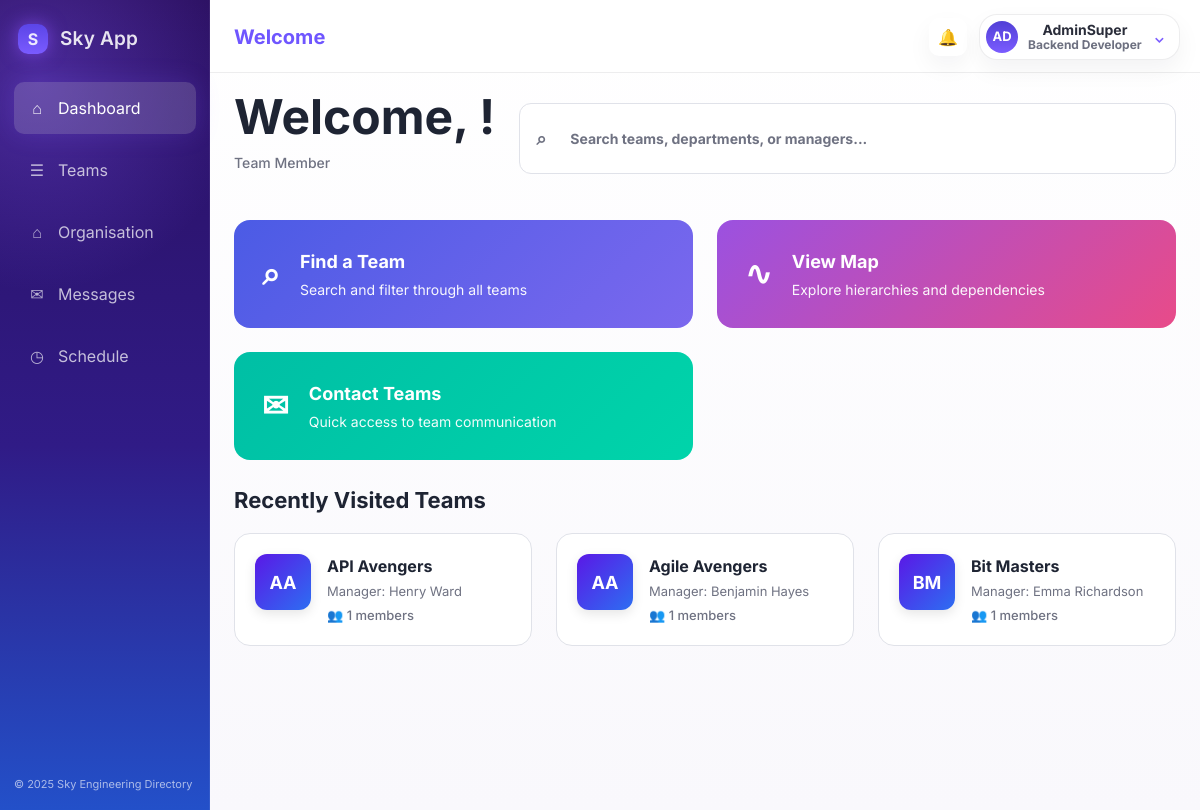
Screenshot of /dashboard/ (signed in) with the database file from the repository.
### accounts/models.py (models this page shows, shortened)
class User(AbstractUser):
    """Primary auth user model for the project."""

### teams/models.py (models this page shows, shortened)
class Teams(models.Model):
    STATUS_ACTIVE = "active"
    STATUS_PAUSED = "paused"
    STATUS_ARCHIVED = "archived"
    STATUS_CHOICES = [
        (STATUS_ACTIVE, "Active"),
        (STATUS_PAUSED, "Paused"),
        (STATUS_ARCHIVED, "Archived"),
    ]
    name = models.CharField(max_length=120, default="New Team")
    slug = models.SlugField(max_length=140, unique=True, null=True, blank=True)
    lead_name = models.CharField(max_length=120, default="Team Lead")
    lead_role = models.CharField(max_length=120, default="Team Lead")
    lead_email = models.EmailField(default="team@sky.com")
    department = models.CharField(max_length=120, default="General")
    department_head = models.CharField(max_length=120, blank=True, null=True)
    location = models.CharField(max_length=120, default="Remote")
    summary = models.TextField(blank=True, default="")
    status = models.CharField(max_length=20, choices=STATUS_CHOICES, default=STATUS_ACTIVE)
    members_count = models.PositiveIntegerField(default=0)
    active_projects = models.PositiveIntegerField(default=0)
    repositories_count = models.PositiveIntegerField(default=0)
    dependencies_count = models.PositiveIntegerField(default=0)
    concurrent_projects_count = models.CharField(
        max_length=20,
        blank=True,
        null=True,
        help_text="Number of concurrent projects (e.g., '6+' or '5')"
    )
    banner_start = models.CharField(max_length=20, default="#d8e6ff")
    banner_end = models.CharField(max_length=20, default="#c2d7ff")
    accent_color = models.CharField(max_length=20, default="#5b45e7")
    accent_soft_color = models.CharField(max_length=20, default="#f3efff")
    profile_gradient_start = models.CharField(max_length=20, default="#5a18e6")
    profile_gradient_end = models.CharField(max_length=20, default="#2d6ef2")
    jira_project_name = models.CharField(max_length=120, blank=True, null=True)
    workstream = models.CharField(max_length=255, blank=True, null=True)
    github_repo_url = models.URLField(blank=True, null=True)
    jira_board_link = models.URLField(blank=True, null=True)
    development_focus_areas = models.TextField(
        blank=True,
        null=True,
        help_text="Comma-separated list of development focus areas"
    )
    key_skills_and_technologies = models.TextField(
        blank=True,
        null=True,
        help_text="Comma-separated list of key skills and technologies"
    )
    dependency_type = models.CharField(max_length=120, blank=True, null=True)
    software_owned_and_evolved = models.TextField(
        blank=True,
        null=True,
        help_text="Software owned and evolved by this team"
    )
    versioning_approaches = models.TextField(blank=True, null=True)
    wiki_search_terms = models.TextField(
        blank=True,
        null=True,
        help_text="Comma-separated search terms for team wiki"
    )
    slack_channels = models.CharField(
        max_length=255,
        blank=True,
        null=True,
        help_text="Comma-separated Slack channel names"
    )
    daily_standup_time_and_link = models.CharField(
        max_length=255,
        blank=True,
        null=True,
        help_text="Daily standup time and meeting link"
    )
    agile_practices = models.TextField(
        blank=True,
        null=True,
        help_text="Agile practices used by the team"
    )
    team_wiki_url = models.URLField(blank=True, null=True)
    contacts = models.JSONField(default=list, blank=True)
    members = models.JSONField(default=list, blank=True)
    repositories = models.JSONField(default=list, blank=True)
    dependencies = models.JSONField(default=list, blank=True)
    dependency_links = models.JSONField(default=list, blank=True)
    quick_links = models.JSONField(default=list, blank=True)
    class Meta:
        db_table = "teams"
        ordering = ["name"]
    @property
    def initials(self) -> str:
        pieces = [part[0] for part in self.name.split() if part]
        if not pieces:
            return "T"
        return "".join(pieces[:2]).upper()

### accounts/views.py (the view, shortened to what this page needs)
# urls.py: path("dashboard/", account_views.dashboard, name="dashboard"),
def dashboard(request):
    from django.db.models import Q
    recent_teams = []
    if hasattr(request.user, 'teammember_profile'):
        team = request.user.teammember_profile.team
        if team:
            recent_teams = [team]
    elif hasattr(request.user, 'teamlead_profile'):
        team = request.user.teamlead_profile.team
        if team:
            recent_teams = [team]
    elif hasattr(request.user, 'departmentmanager_profile'):
        team = request.user.departmentmanager_profile.team
        if team:
            recent_teams = [team]
    if not recent_teams:
        recent_teams = Teams.objects.all()[:3]
    recent_activities = AuditLog.objects.filter(
        action__in=['team_created', 'team_updated', 'member_added', 'dependency_changed']
    ).order_by('-timestamp')[:5]
    activity_icons = {
        'team_created': '✨',
        'team_updated': '📝',
        'member_added': '👥',
        'dependency_changed': '🔗',
        'login': '🔓',
        'logout': '🔒',
    }
    activities_formatted = []
    context = {
        "active_nav": "dashboard",
        "recent_teams": recent_teams,
        "recent_activities": activities_formatted,
    }
    return render(request, "accounts/dashboard.html", context)

### accounts/templates/accounts/dashboard.html (shortened to what this page needs)
{% extends "home/base.html" %}
{% load static %}
{% block extra_scripts %}
<link rel="stylesheet" href="{% static 'Css/pages/dashboard/dashboard.css' %}">
{% endblock %}
{% block content %}
<section class="dashboard-page" data-dashboard>
  <div class="dashboard-header">
    <div>
      <h1 class="dashboard-title">Welcome, {{ user.first_name }}!</h1>
      <p class="dashboard-subtitle">{{ user.profile.role|default:"Team Member" }}</p>
    </div>
    <div class="dashboard-search">
      <label class="dashboard-search-input">
        <span class="dashboard-search-icon">⌕</span>
        <input type="search" placeholder="Search teams, departments, or managers..." data-dashboard-search>
      </label>
    </div>
  </div>
  <div class="dashboard-quick-actions">
    <a href="{% url 'teams:teams_page' %}" class="dashboard-action-card dashboard-action-card--find">
      <div class="dashboard-action-icon">⌕</div>
      <div class="dashboard-action-content">
        <h3>Find a Team</h3>
        <p>Search and filter through all teams</p>
      </div>
    </a>
    <a href="{% url 'org:organisation_page' %}" class="dashboard-action-card dashboard-action-card--map">
      <div class="dashboard-action-icon">∿</div>
      <div class="dashboard-action-content">
        <h3>View Map</h3>
        <p>Explore hierarchies and dependencies</p>
      </div>
    </a>
    <a href="{% url 'messaging:inbox' %}" class="dashboard-action-card dashboard-action-card--contact">
      <div class="dashboard-action-icon">✉</div>
      <div class="dashboard-action-content">
        <h3>Contact Teams</h3>
        <p>Quick access to team communication</p>
      </div>
    </a>
  </div>
  {% if recent_teams %}
  <section class="dashboard-section">
    <div class="dashboard-section-header">
      <h2 class="dashboard-section-title">Recently Visited Teams</h2>
    </div>
    <div class="dashboard-recent-teams-grid">
      {% for team in recent_teams %}
      {% with start=team.profile_gradient_start|default:"#4B5BE5" end=team.profile_gradient_end|default:"#7B68EE" %}
      <div class="dashboard-team-card" data-team-id="{{ team.id }}">
        <div class="dashboard-team-badge" style="background: linear-gradient(135deg, {{ start }} 0%, {{ end }} 100%);">
          <span>{{ team.initials }}</span>
        </div>
        <div class="dashboard-team-info">
          <h4 class="dashboard-team-name">{{ team.name }}</h4>
          <p class="dashboard-team-lead">Manager: {{ team.lead_name }}</p>
          <p class="dashboard-team-members">👥 {{ team.members_count }} members</p>
        </div>
      </div>
      {% endwith %}
      {% endfor %}
    </div>
  </section>
  {% endif %}
</section>
{% endblock %}

### accounts/templates/home/base.html (shortened to what this page needs)
{% load static %}
<!DOCTYPE html>
<html lang="en">
<head>
  <link rel="stylesheet" type="text/css" href="{% static 'global.css' %}">
</head>
<body>
  {% block body %}
  <div class="app-shell">
    <aside class="sidebar">
      <div class="brand-wrap">
        <div class="brand-mark">S</div>
        <div class="brand-name">Sky App</div>
      </div>
      <nav class="side-nav" aria-label="Primary">
        <a class="nav-item {% if active_nav == 'dashboard' %}active{% endif %}" href="{% url 'dashboard' %}"><span class="nav-icon">⌂</span><span>Dashboard</span></a>
        <a class="nav-item {% if active_nav == 'teams' %}active{% endif %}" href="{% url 'teams:teams_page' %}"><span class="nav-icon">☰</span><span>Teams</span></a>
        <a class="nav-item {% if active_nav == 'organisation' %}active{% endif %}" href="{% url 'org:organisation_page' %}"><span class="nav-icon">⌂</span><span>Organisation</span></a>
        <a class="nav-item {% if active_nav == 'messages' %}active{% endif %}" href="{% url 'messaging:inbox' %}"><span class="nav-icon">✉</span><span>Messages</span></a>
        <a class="nav-item {% if active_nav == 'schedule' %}active{% endif %}" href="{% url 'meetings:meeting_list' %}"><span class="nav-icon">◷</span><span>Schedule</span></a>
      </nav>
      <div class="sidebar-footer">© 2025 Sky Engineering Directory</div>
    </aside>
    <div class="main-shell">
      <header class="topbar">
        <div class="page-title">{% block page_title %}Welcome{% endblock %}</div>
        <div class="topbar-actions">
          <button class="icon-button" type="button" aria-label="Notifications">🔔</button>
          <div class="profile-menu-wrapper" data-profile-menu-wrapper>
            <button
              class="profile-menu-trigger"
              type="button"
              aria-label="Open profile menu"
              aria-expanded="false"
              aria-controls="profile-menu-panel"
              data-profile-menu-button
            >
              <div class="profile-pill">
                <div class="profile-avatar">{{ request.user.username|default:"SJ"|slice:":2"|upper }}</div>
                <div class="profile-meta">
                  <strong>{{ request.user.get_full_name|default:request.user.username|default:"Sarah Johnson" }}</strong>
                  <span>{% block profile_role %}Backend Developer{% endblock %}</span>
                </div>
                <span class="profile-caret">⌄</span>
              </div>
            </button>
          </div>
        </div>
      </header>
      <main class="content-area">
        {% block content %}{% endblock %}
      </main>
    </div>
  </div>
  {% endblock %}
  {% block extra_scripts %}{% endblock %}
</body>
</html>

### static/Css/pages/dashboard/dashboard.css (style rules this page uses)
:root { --dashboard-primary-blue: #4B5BE5; --dashboard-primary-purple: #9B51E0; --dashboard-primary-teal: #00BFA5; --dashboard-text-dark: #1e2433; --dashboard-text-light: #6f7282; --dashboard-bg-light: #f5f6fa; --dashboard-border-radius: 16px; --dashboard-gap: 24px; }
.dashboard-page { display: grid; gap: var(--dashboard-gap); color: var(--dashboard-text-dark); font-family: 'Inter', -apple-system, BlinkMacSystemFont, 'Segoe UI', sans-serif; }
.dashboard-header { display: flex; justify-content: space-between; align-items: flex-start; gap: var(--dashboard-gap); flex-wrap: wrap; margin-bottom: 16px; }
.dashboard-title { margin: 0 0 8px 0; font-size: clamp(28px, 5vw, 48px); font-weight: 700; line-height: 1.1; color: var(--dashboard-text-dark); }
.dashboard-subtitle { margin: 0; font-size: 14px; color: var(--dashboard-text-light); font-weight: 500; }
.dashboard-search { flex: 1; min-width: 300px; }
.dashboard-search-input { display: flex; align-items: center; gap: 12px; padding: 12px 16px; background: white; border: 1px solid #e0e2e9; border-radius: 12px; cursor: text; transition: all 0.2s ease; }
.dashboard-search-icon { font-size: 18px; color: var(--dashboard-text-light); flex-shrink: 0; }
.dashboard-search-input input { flex: 1; border: none; outline: none; background: transparent; font-size: 14px; color: var(--dashboard-text-dark); font-family: inherit; }
.dashboard-search-input input::placeholder { color: var(--dashboard-text-light); }
.dashboard-quick-actions { display: grid; grid-template-columns: repeat(auto-fit, minmax(300px, 1fr)); gap: var(--dashboard-gap); }
.dashboard-action-card { display: flex; align-items: center; gap: 20px; padding: 28px; border-radius: var(--dashboard-border-radius); text-decoration: none; color: white; font-weight: 600; transition: all 0.3s ease; position: relative; overflow: hidden; cursor: pointer; }
.dashboard-action-card::before { content: ''; position: absolute; inset: 0; opacity: 0; transition: opacity 0.3s ease; z-index: -1; }
.dashboard-action-card--find { background: linear-gradient(135deg, #4B5BE5 0%, #7B68EE 100%); }
.dashboard-action-card--map { background: linear-gradient(135deg, #9B51E0 0%, #E84B89 100%); }
.dashboard-action-card--contact { background: linear-gradient(135deg, #00BFA5 0%, #00D4AA 100%); }
.dashboard-action-icon { font-size: 32px; flex-shrink: 0; }
.dashboard-action-content h3 { margin: 0 0 4px 0; font-size: 18px; font-weight: 700; }
.dashboard-action-content p { margin: 0; font-size: 14px; opacity: 0.95; font-weight: 400; }
.dashboard-section { display: grid; gap: 16px; }
.dashboard-section-header { display: flex; justify-content: space-between; align-items: center; gap: var(--dashboard-gap); }
.dashboard-section-title { margin: 0; font-size: 22px; font-weight: 700; color: var(--dashboard-text-dark); }
.dashboard-recent-teams-grid { display: grid; grid-template-columns: repeat(auto-fill, minmax(280px, 1fr)); gap: var(--dashboard-gap); }
.dashboard-team-card { display: grid; grid-template-columns: auto 1fr; gap: 16px; padding: 20px; background: white; border-radius: var(--dashboard-border-radius); border: 1px solid #e0e2e9; transition: all 0.2s ease; cursor: pointer; }
.dashboard-team-badge { width: 56px; height: 56px; border-radius: 12px; display: flex; align-items: center; justify-content: center; color: white; font-weight: 700; font-size: 18px; flex-shrink: 0; box-shadow: 0 4px 12px rgba(0, 0, 0, 0.1); }
.dashboard-team-info { display: grid; gap: 4px; min-width: 0; }
.dashboard-team-name { margin: 0; font-size: 16px; font-weight: 700; color: var(--dashboard-text-dark); overflow: hidden; text-overflow: ellipsis; white-space: nowrap; }
.dashboard-team-lead { margin: 0; font-size: 13px; color: var(--dashboard-text-light); overflow: hidden; text-overflow: ellipsis; white-space: nowrap; }
.dashboard-team-members { margin: 0; font-size: 13px; color: var(--dashboard-text-light); font-weight: 500; }

### static/Css/pages/messaging/messaging.css (style rules this page uses)
label { font-weight: bold; display: block; margin-top: 12px; margin-bottom: 6px; color: #222; }
input, textarea { width: 100%; padding: 12px; border: 1px solid #ccc; font-size: 14px; box-sizing: border-box; }
button { padding: 12px 18px; border: none; cursor: pointer; font-weight: bold; }

### static/Css/layout/layout.css (style rules this page uses)
body { font-family: 'Inter', -apple-system, BlinkMacSystemFont, 'Segoe UI', 'Roboto', sans-serif; background-color: #fafafa; color: var(--color-text-ink); line-height: 1.5; overflow-x: hidden; }

### rows the page displays
User: user.username "AD", user.get_full_name "AdminSuper", profile.role "Team Member"
Teams: initials "AA", name "API Avengers", lead_name "Henry Ward", members_count "1"
Teams: initials "AA", name "Agile Avengers", lead_name "Benjamin Hayes", members_count "1"
Teams: initials "BM", name "Bit Masters", lead_name "Emma Richardson", members_count "1"
